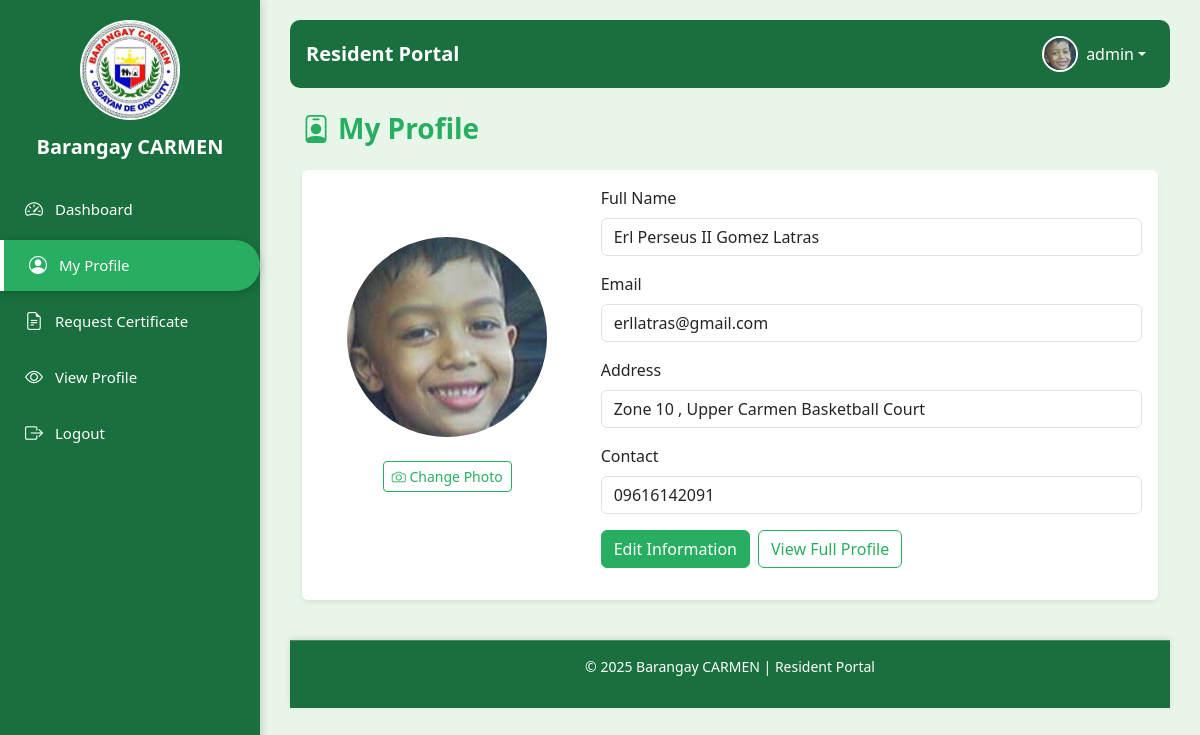
Screenshot of /resident_portal.php?page=resident_profile (signed in) with the database file from the repository.
### tables this page shows
CREATE TABLE `users` (
  `user_id` int(11) NOT NULL,
  `resident_id` int(11) DEFAULT NULL,
  `username` varchar(50) NOT NULL,
  `email` varchar(100) DEFAULT NULL,
  `password` varchar(255) NOT NULL,
  `role` enum('Admin','Resident') NOT NULL DEFAULT 'Resident',
  `profile_image` varchar(255) DEFAULT NULL,
  `created_at` timestamp NOT NULL DEFAULT current_timestamp()
);

CREATE TABLE `residents` (
  `resident_id` int(11) NOT NULL,
  `first_name` varchar(50) NOT NULL,
  `middle_name` varchar(50) DEFAULT NULL,
  `last_name` varchar(50) NOT NULL,
  `birthdate` date DEFAULT NULL,
  `gender` enum('Male','Female','Other') DEFAULT NULL,
  `contact_no` varchar(20) DEFAULT NULL,
  `address` varchar(255) DEFAULT NULL,
  `civil_status` enum('Single','Married','Widowed','Separated') DEFAULT NULL,
  `created_at` timestamp NOT NULL DEFAULT current_timestamp()
);

### resident_module/resident_profile.php (the view, shortened to what this page needs)
<?php
$user_id = intval($_SESSION['user_id']);
$profile = [
    'username'=>'',
    'email'=>'',
    'profile_image'=>null,
    'resident_id'=>null,
    'first_name'=>'',
    'middle_name'=>'',
    'last_name'=>'',
    'birthdate'=>'',
    'gender'=>'',
    'contact_no'=>'',
    'address'=>'',
    'civil_status'=>''
];
$stmt = $conn->prepare("
    SELECT u.username, u.email, u.profile_image, r.resident_id, r.first_name, r.middle_name, r.last_name, r.birthdate, r.gender, r.contact_no, r.address, r.civil_status
    FROM users u
    LEFT JOIN residents r ON u.resident_id = r.resident_id
    WHERE u.user_id = ?
    LIMIT 1
");
if ($stmt) {
    $stmt->bind_param("i", $user_id);
    $stmt->execute();
    $res = $stmt->get_result();
    if ($res && $res->num_rows > 0) {
        $profile = array_merge($profile, $res->fetch_assoc());
    }
}
function e($v){ return htmlspecialchars($v ?? '', ENT_QUOTES, 'UTF-8'); }
?>
<div class="container">
  <h3 class="fw-bold mb-4 text-primary"><i class="bi bi-person-badge me-2"></i>My Profile</h3>
  <div class="card shadow-sm border-0">
    <div class="card-body">
      <form id="profileForm" method="POST" enctype="multipart/form-data">
        <div class="row mb-3">
          <div class="col-md-4 text-center">
            <?php
              $img = $profile['profile_image'] ?: 'uploads/profile_images/default-avatar.png';
            ?>
            <img id="profilePreview" src="<?php echo e($img); ?>" alt="Profile" class="rounded-circle mb-3" width="120" height="120" style="object-fit:cover;">
            <div class="mt-2">
              <label class="btn btn-outline-primary btn-sm mb-0" for="profile_image_input">
                <i class="bi bi-camera"></i> Change Photo
              </label>
            </div>
          </div>
          <div class="col-md-8">
            <div class="mb-3">
              <label class="form-label">Full Name</label>
              <div class="input-group">
                <input id="first_name" name="first_name" type="text" class="form-control" value="<?php echo e($profile['first_name'] . ($profile['middle_name'] ? ' ' . $profile['middle_name'] : '') . ' ' . $profile['last_name']); ?>" readonly>
              </div>
            </div>
            <div id="viewFields">
              <div class="mb-3">
                <label class="form-label">Email</label>
                <input type="email" class="form-control" value="<?php echo e($profile['email']); ?>" readonly>
              </div>
              <div class="mb-3">
                <label class="form-label">Address</label>
                <input type="text" class="form-control" value="<?php echo e($profile['address']); ?>" readonly>
              </div>
              <div class="mb-3">
                <label class="form-label">Contact</label>
                <input type="text" class="form-control" value="<?php echo e($profile['contact_no']); ?>" readonly>
              </div>
              <div class="d-flex gap-2">
                <button id="editBtn" type="button" class="btn btn-primary">Edit Information</button>
                <a href="resident_portal.php?page=resident_view_profile" class="btn btn-outline-secondary">View Full Profile</a>
              </div>
            </div>
          </div>
        </div>
      </form>
    </div>
  </div>
</div>

### resident_module/resident_header.php (shortened to what this page needs)
<?php
require_once './db_connect.php';
$user_id = $_SESSION['user_id'];
$userQuery = $conn->query("SELECT username, profile_image FROM users WHERE user_id = $user_id");
if ($userQuery && $userQuery->num_rows > 0) {
    $user = $userQuery->fetch_assoc();
} else {
    $user = [
        'username' => 'Resident',
        'profile_image' => './assets/default-avatar.png'
    ];
}
?>
<link href="https://cdn.jsdelivr.net/npm/bootstrap@5.3.3/dist/css/bootstrap.min.css" rel="stylesheet">
<link href="https://cdn.jsdelivr.net/npm/bootstrap-icons@1.11.1/font/bootstrap-icons.css" rel="stylesheet">
<nav class="navbar navbar-expand-lg navbar-resident mb-4 px-3">
  <a class="navbar-brand fw-bold" href="./resident_portal.php">Resident Portal</a>
  <div class="collapse navbar-collapse" id="residentNavbar">
      <ul class="navbar-nav ms-auto align-items-center">
          <li class="nav-item dropdown">
              <a class="nav-link dropdown-toggle d-flex align-items-center" href="#" id="profileDropdown"
                 role="button" data-bs-toggle="dropdown" aria-expanded="false">
                  <img src="<?= !empty($user['profile_image']) ? htmlspecialchars($user['profile_image']) : './assets/default-avatar.png' ?>"
                       alt="Profile" class="rounded-circle me-2 profile-img" width="36" height="36">
                  <?= htmlspecialchars($user['username']) ?>
              </a>
          </li>
      </ul>
  </div>
</nav>

### resident_portal.php (style rules this page uses)
body { background-color: #f8f9fa; font-family: 'Poppins', sans-serif; }

### resident_module/resident_header.php (style rules this page uses)
.navbar-resident { background-color: #196f3d; border-radius: 10px; }
.navbar-resident .nav-link, .navbar-resident .navbar-brand { color: #fff; }
.profile-img { object-fit: cover; border: 2px solid #fff; }

### resident_module/resident_profile.php (style rules this page uses)
h3.fw-bold.text-primary { color: #27ae60 !important; }
.card.shadow-sm { border-left: 4px solid #27ae60; }
.btn-primary { background-color: #27ae60; border-color: #27ae60; }
.btn-outline-secondary { border-color: #27ae60; color: #27ae60; }
label.btn-outline-primary { border-color: #27ae60; color: #27ae60; }
.container img { margin-top: 20%; height: 200px; width: 200px; }

### rows the page displays
users: profile_image (picture), username "admin", first_name "Erl Perseus II Gomez Latras", email "erllatras@gmail.com", resident.address "Zone 10 , Upper Carmen Basketball Court", resident.contact_no "09616142091"
